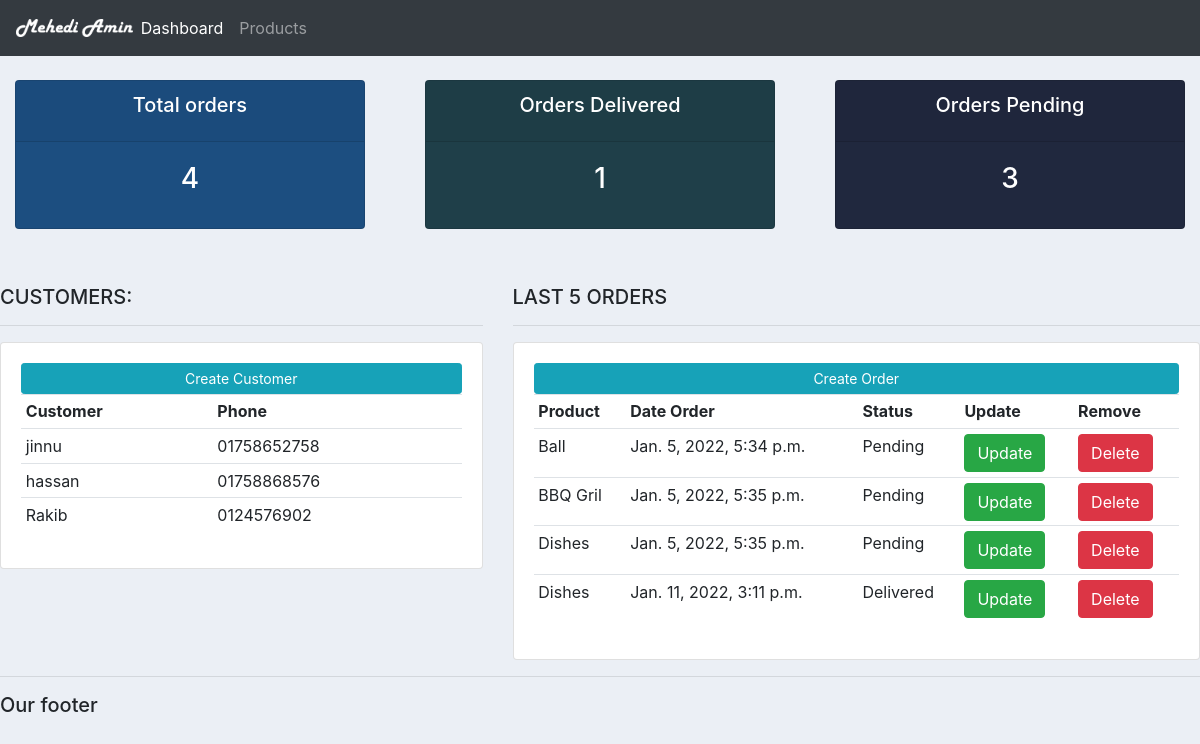
Before: / with the older database file.
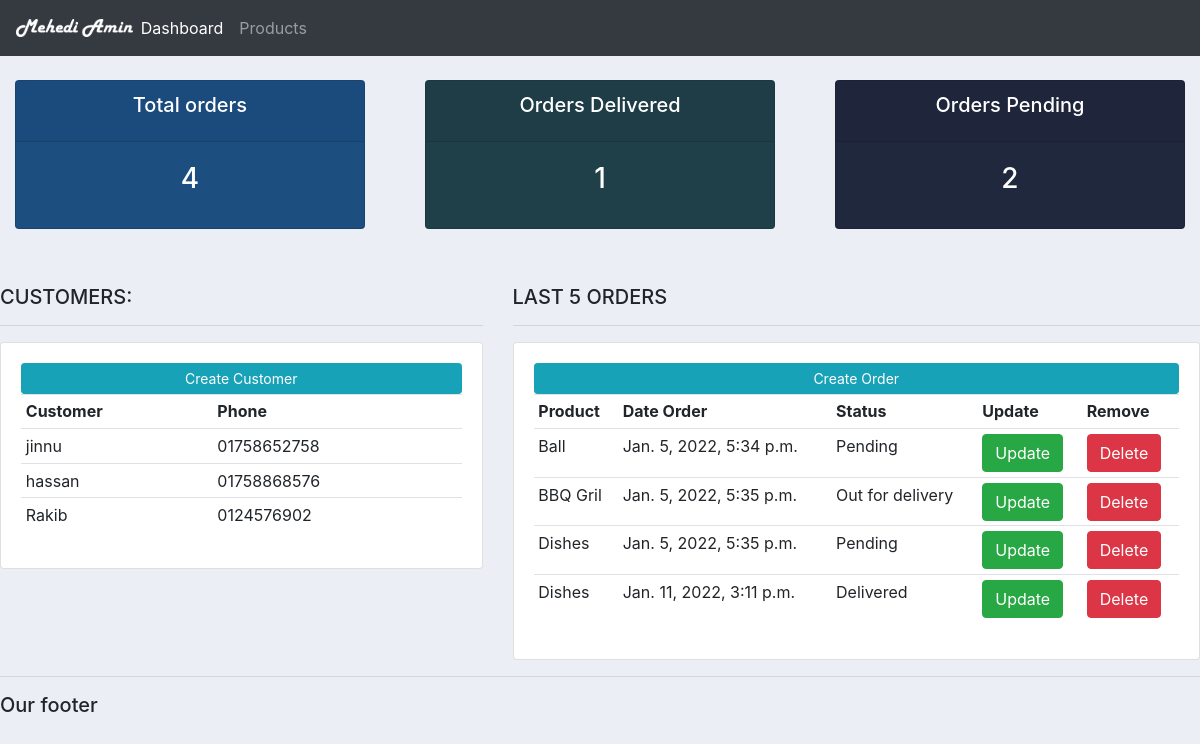
After: the same page with the newer database file.
### accounts/models.py (models this page shows)
class Order(models.Model):
    STATUS = (
        ('Pending', 'Pending'),
        ('Out for delivery', 'Out for delivery'),
        ('Delivered', 'Delivered'),
    )
    customer = models.ForeignKey(Customer, null=True, on_delete= models.SET_NULL)
    product = models.ForeignKey(Product, null=True, on_delete= models.SET_NULL)
    date_created = models.DateTimeField(auto_now_add=True, null=True)
    status = models.CharField(max_length=200, null=True, choices=STATUS)

class Product(models.Model):
    CATEGORY = (
        ('Indoor', 'Indoor'),
        ('Out Door', 'Out Door'),
    )
    name = models.CharField(max_length=200, null=True)
    price = models.FloatField(null=True)
    category = models.CharField(max_length=200, null=True, choices=CATEGORY)
    description = models.CharField(max_length=200, null=True, blank=True)
    date_created = models.DateTimeField(auto_now_add=True, null=True)
    tags = models.ManyToManyField(Tag)
    def __str__(self):
        return self.name

### accounts/views.py (the view)
# urls.py: path('', views.home),
def home(request):
    orders = Order.objects.all()
    customers = Customer.objects.all()
    total_customers = customers.count()
    total_orders = orders.count()
    delivered = orders.filter(status = "Delivered").count()
    pending = orders.filter(status = "Pending").count()
    context = {'orders':orders,'customers':customers,'total_customers':total_customers,'total_orders':total_orders,'delivered':delivered,'pending':pending}
    return render(request,'accounts/dashboard.html', context)

### accounts/templates/accounts/dashboard.html
{% extends 'accounts/main.html' %}
{% block content %}
{% include 'accounts/status.html' %}
<br>
<div class="row">
        <div class="col-md-5 mt-3">
            <h5>CUSTOMERS:</h5>
            <hr>
            <div class="card card-body">
                <a href="" class="btn btn-info btn-sm btn-block">Create Customer</a>
                <table class="table table-sm">
                    <tr>
                        <th>Customer</th>
                        <th>Phone</th>
                    </tr>
                    {% for customer in customers %}
                         <tr>
                            <td>{{customer.name}}</td>
                            <td>{{customer.phone}}</td>
                        </tr>
                    {% endfor %}
                </table>
            </div>
        </div>
        <div class="col-md-7 mt-3">
            <h5>LAST 5 ORDERS</h5>
            <hr>
            <div class="card card-body">
                <a href="" class="btn btn-info btn-sm btn-block">Create Order</a>
                <table class="table table-sm">
                    <tr>
                        <th>Product</th>
                        <th>Date Order</th>
                        <th>Status</th>
                        <th>Update</th>
                        <th>Remove</th>
                    </tr>
                    {% for order in orders %}
                    <tr>
                       <td>{{order.product}}</td>
                       <td>{{order.date_created}}</td>
                       <td>{{order.status}}</td>
                       <td><a href="#" class="btn btn-success">Update</a></td>
                       <td><a href="#" class="btn btn-danger">Delete</a></td>
                    </tr>
                    {% endfor %}
                </table>
            </div>
        </div>
</div>
{% endblock %}

Changed rows visible on the page:
changed Order "BBQ Gril": status "Pending" → "Out for delivery"
Other visible differences:
{{ pending }}: "3" → "2"
